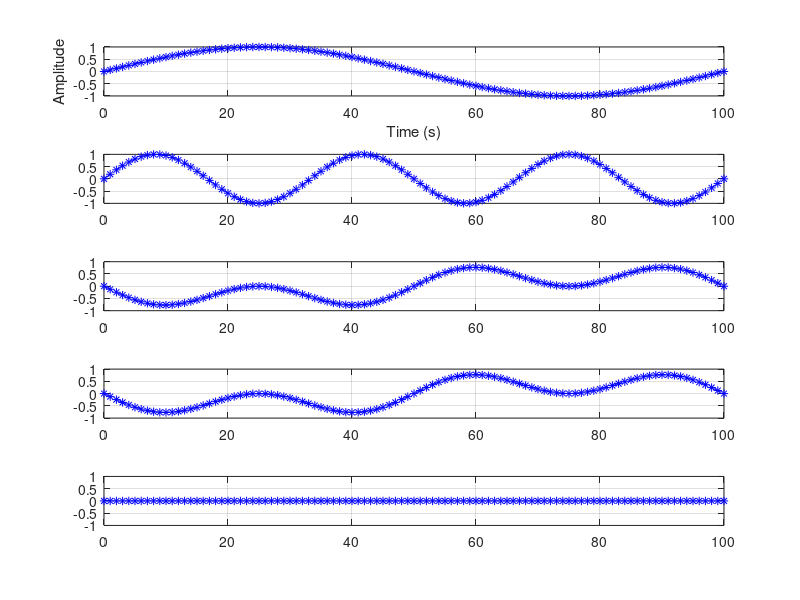

Source code (MATLAB):
clc; clear all; close all;

Fs = 100;
ts = 1/Fs;

Fc_1 = 1;
Fc_2 = 3;

a=1; b=1;
ind = 1;
x1 = []; x2 = []; x3 = []; y1 = []; y2 = []; y3 = []; ys = []; 
for n = 0:Fs
    x1(ind) = a*sin(2*pi*Fc_1*n*ts);
    x2(ind) = b*sin(2*pi*Fc_2*n*ts);
    ind = ind + 1;
end

x3 = x1 + x2;
y1 = -(x1/2);
y2 = -(x2/2);
y3 = -(x3/2);

ys = y1 + y2;

y = 0:Fs;


subplot(5,1,1);
plot(y, x1, 'b--*');    grid on;
xlabel('Time (s)');
ylabel('Amplitude');
subplot(5,1,2);
plot(y, x2, 'b--*');    grid on;
subplot(5,1,3);
plot(y, y3, 'b--*');    grid on;
subplot(5,1,4);
plot(y, ys, 'b--*');    grid on;

yd = sum(abs(ys-y3));
subplot(5,1,5);
plot(y, yd, 'b--*');    grid on;
fprintf('Linearity Check: %ld\n', yd);
disp('Linearity Status: ');
if(yd == 0)
    disp('YES');
else
    disp('NO');
end
